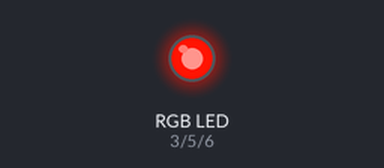
Simulated run of this sketch. Board: Arduino Uno, built with avr-gcc and run on an emulated ATmega328P. Shown: an RGB LED mixed from three pins (HIGH = lit).

Above: at 0.1 s.
Timing chart, 0 to 1.6 s (numbered marks = the images above):
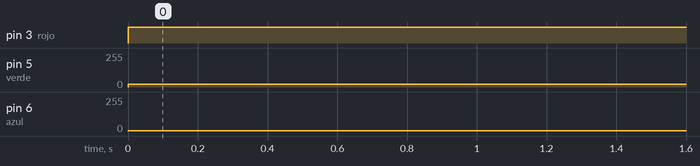

The sketch:

ledRGB.ino
```cpp
int rojo = 3;
int verde = 5;
int azul = 6;

void setup() {
  // put your setup code here, to run once:
  pinMode(rojo,OUTPUT);
   pinMode(verde,OUTPUT);
  pinMode(azul,OUTPUT);
}

void loop() {
  // put your main code here, to run repeatedly:
  /*analogWrite (rojo, 255);
  analogWrite (azul, 255);
  analogWrite (verde, 255)
  delay (2000);*/

  analogWrite (rojo, 255);
  analogWrite (azul, 2);
  analogWrite (verde, 20);
  delay (2000);

  /*digitalWrite (rojo, 105);
   digitalWrite (azul, 0);
    digitalWrite (verde, 0);
    delay (2000);*/


}
```

Measured:
- by itself, pin 3 (rojo): LOW → HIGH at 0.00 s
- by itself, pin 5 (verde): 0/255 → 20/255 at 0.00 s
- by itself, pin 6 (azul): 0/255 → 2/255 at 0.00 s
